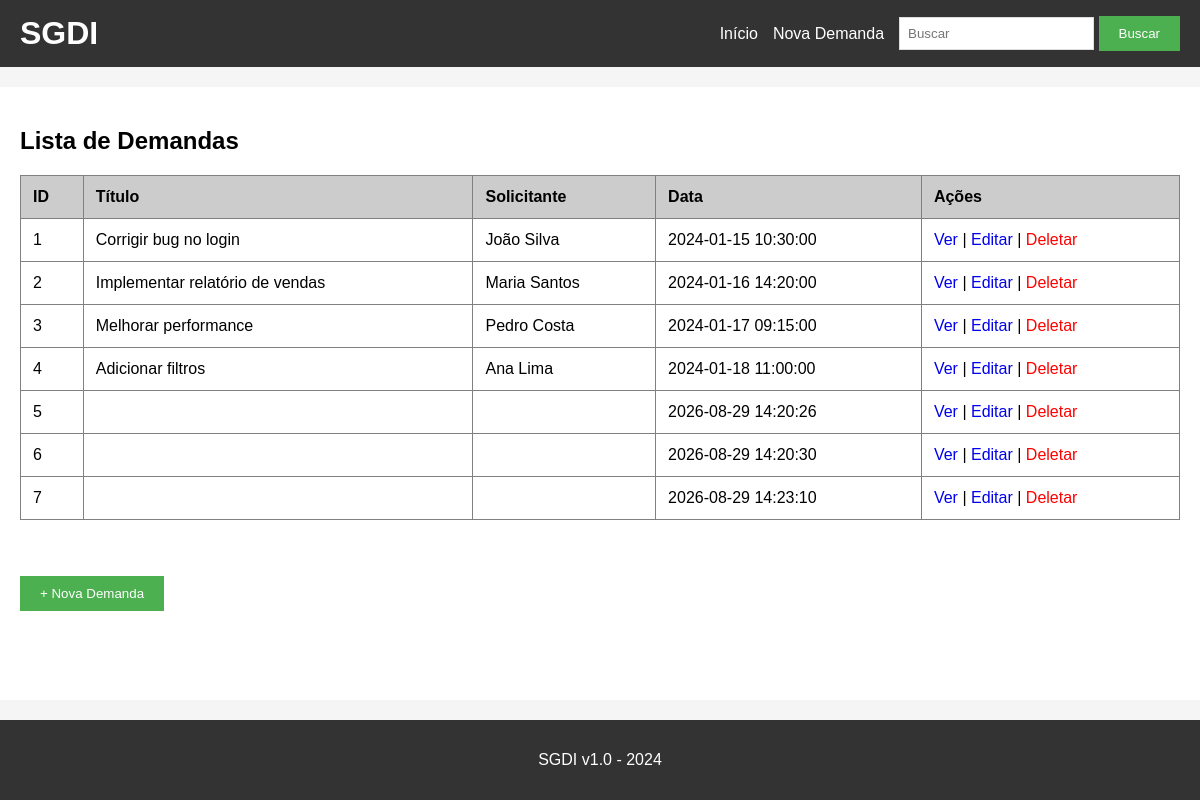
Before: / with the older database file.
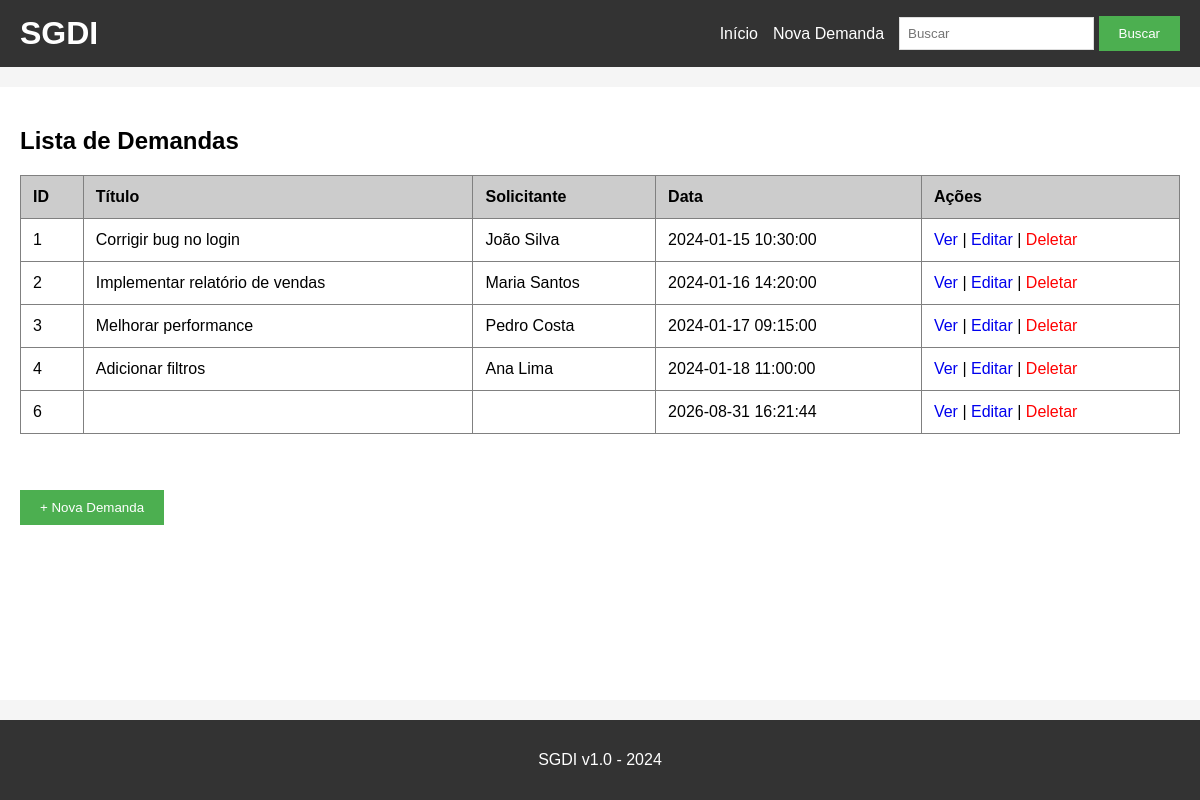
After: the same page with the newer database file.
### tables this page shows
CREATE TABLE demandas (
    id INTEGER PRIMARY KEY AUTOINCREMENT,
    titulo TEXT NOT NULL,
    descricao TEXT,
    solicitante TEXT,
    data_criacao TEXT
);

### app.py (the view)
@app.route('/')
def index():
    conn = get_db()
    cursor = conn.cursor()
    demandas = cursor.execute('SELECT * FROM demandas').fetchall()
    conn.close()
    return render_template('index.html', demandas=demandas)

### app.py (called while the page is built)
def get_db():
    conn = sqlite3.connect('demandas.db')
    conn.row_factory = sqlite3.Row
    return conn

### templates/index.html
{% extends "base.html" %}
{% block content %}
<h2>Lista de Demandas</h2>
<table border="1" cellpadding="10" cellspacing="0" width="100%">
    <thead>
        <tr bgcolor="#cccccc">
            <th>ID</th>
            <th>Título</th>
            <th>Solicitante</th>
            <th>Data</th>
            <th>Ações</th>
        </tr>
    </thead>
    <tbody>
        {% for demanda in demandas %}
        <tr>
            <td>{{ demanda[0] }}</td>
            <td>{{ demanda[1] }}</td>
            <td>{{ demanda[3] }}</td>
            <td>{{ demanda[4] }}</td>
            <td>
                <a href="/detalhes/{{ demanda[0] }}">Ver</a>
                |
                <a href="/editar/{{ demanda[0] }}">Editar</a>
                |
                <a href="/deletar/{{ demanda[0] }}" style="color:red;">Deletar</a>
            </td>
        </tr>
        {% endfor %}
    </tbody>
</table>
<br><br>
<a href="/nova_demanda"><button>+ Nova Demanda</button></a>
{% endblock %}

### templates/base.html (shortened to what this page needs)
<!DOCTYPE html>
<html>
<head>
    <link rel="stylesheet" href="{{ url_for('static', filename='style.css') }}">
</head>
<body>
    <div class="header">
        <h1>SGDI</h1>
        <div class="menu">
            <a href="/">Início</a>
            <a href="/nova_demanda">Nova Demanda</a>
            <form action="/buscar" method="GET" style="display:inline;">
                <input type="text" name="q" placeholder="Buscar">
                <button type="submit">Buscar</button>
            </form>
        </div>
    </div>
    <div class="container">
        {% block content %}{% endblock %}
    </div>
    <div class="footer">
        <p>SGDI v1.0 - 2024</p>
    </div>
</body>
</html>

### static/style.css (style rules this page uses)
* { box-sizing: border-box; }
body { font-family: Arial, sans-serif; background-color: #f5f5f5; padding: 0; margin: 0; display: flex; flex-direction: column; min-height: 100vh; }
.header { background-color: #333; color: white; padding: 15px 20px; display: flex; flex-wrap: wrap; justify-content: space-between; align-items: center; gap: 15px; }
.header h1 { margin: 0; }
.menu { display: flex; flex-wrap: wrap; align-items: center; gap: 15px; }
.menu a { color: white; text-decoration: none; }
.container { max-width: 1200px; margin: 20px auto; background: white; padding: 20px; flex: 1; width: 100%; }
.footer { background-color: #333; color: white; text-align: center; padding: 15px; width: 100%; margin-top: auto; }
button { background-color: #4CAF50; color: white; padding: 10px 20px; border: none; cursor: pointer; }
table { border-collapse: collapse; width: 100%; margin-bottom: 20px; }
th, td { padding: 12px; text-align: left; }
table a { text-decoration: none; }
input[type="text"], textarea { padding: 8px; border: 1px solid #ddd; max-width: 100%; }

### templates/base.html (style rules this page uses)
body { margin: 0; }

Changed rows visible on the page:
removed demandas: id "5", data_criacao "2026-08-29 14:20:26"
removed demandas: id "7", data_criacao "2026-08-29 14:23:10"
changed demandas id 6: data_criacao "2026-08-29 14:20:30" → "2026-08-31 16:21:44"
